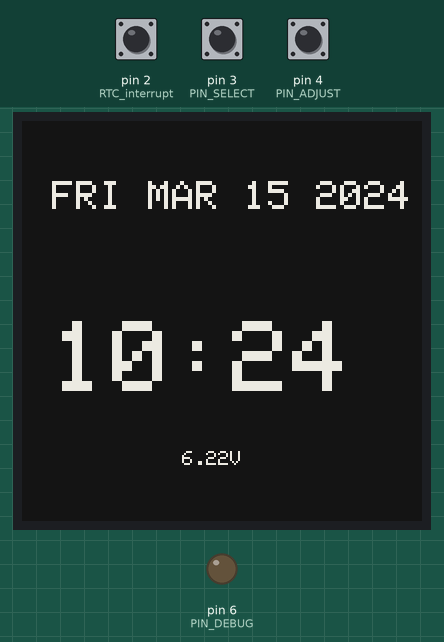
Bench run of a sketch on a simulated Arduino Uno, built for the host (arithmetic inside an expression is 32-bit, double 64-bit). Shown: 200×200 one-colour display, output pins drawn as LEDs (lit = HIGH). Wiring (inferred from the names in the program): PCF8563 clock at I2C address 0x51. The test bench sets the inputs (shaded band); at power-on: pin 3 (PIN_SELECT) HIGH, pin 4 (PIN_ADJUST) HIGH, pin 2 (RTC_interrupt) HIGH. The local clock reads 2024-03-15 10:24:30 at power-on unless the sketch sets it; what the sketch prints to the serial monitor is not drawn.

Above: at 2.3 s.
2.4 s: pin 3 (PIN_SELECT) pulled LOW for 0.15 s
4.6 s: pin 3 (PIN_SELECT) pulled LOW for 1 s
7.6 s: pin 4 (PIN_ADJUST) pulled LOW for 0.15 s
At 9.1 s:
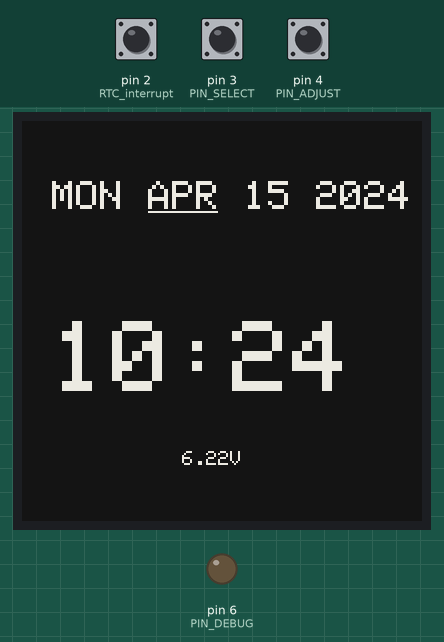
9.8 s: pin 4 (PIN_ADJUST) pulled LOW for 1 s
At 12.1 s:
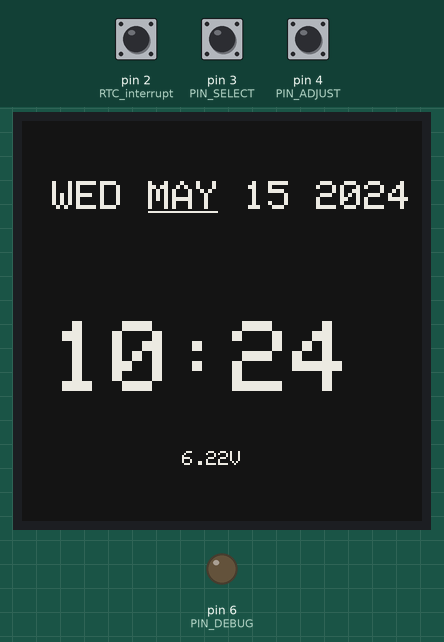
12.8 s: pin 4 (PIN_ADJUST) pulled LOW for 0.15 s
At 14.3 s:
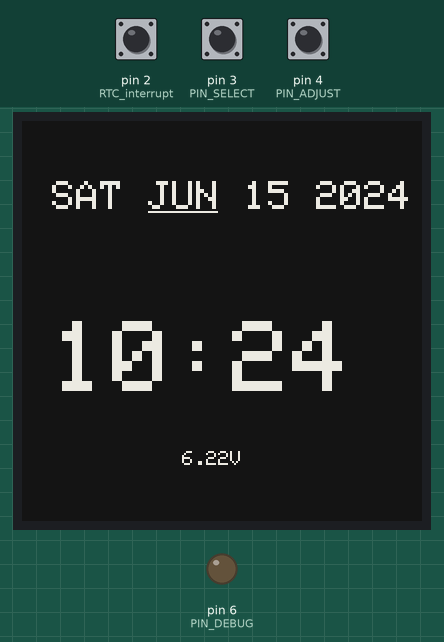
15.0 s: pin 4 (PIN_ADJUST) pulled LOW for 3.2 s
At 20.1 s:
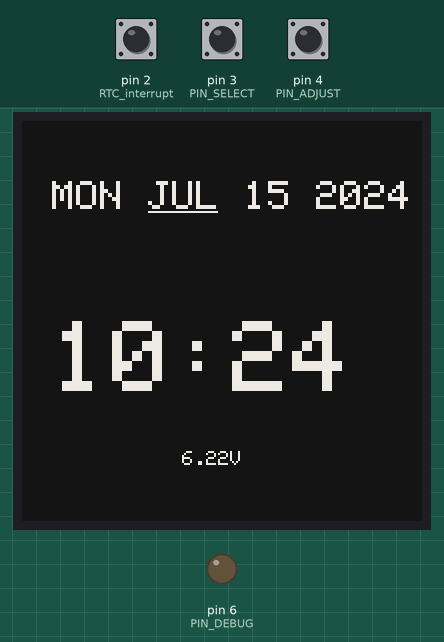
Timing chart, 0 to 21.2 s (numbered marks = the images above; inputs shaded):
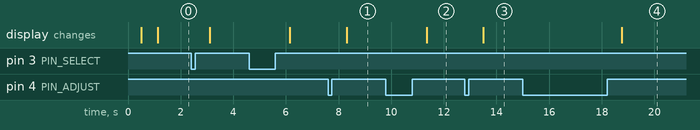

Measured:
- after the input at 7.6 s, the display: changes after 0.70 s (image 1)
- after the input at 9.8 s, the display: changes after 1.6 s (image 2)
- after the input at 12.8 s, the display: changes after 0.70 s (image 3)
- after the input at 15.0 s, the display: changes after 3.8 s (image 4)

The sketch:

12_ScreenOptimization.ino
```cpp
#include <Wire.h>
#include <avr/sleep.h>
#include <GxEPD2_BW.h>
#include <Adafruit_GFX.h>
#include "RTClib.h"

// --- NEW GLOBALS FOR UI ---
#define PIN_SELECT 3  // Button 1: Cycle through elements
#define PIN_ADJUST 4  // Button 2: Increment value
#define PIN_DEBUG 6
// --- PROGMEM FIXED: Explicit array dimensions [Items][Length] ---
const char monthNames[][4] PROGMEM = {
  "JAN", "FEB", "MAR", "APR", "MAY", "JUN",
  "JUL", "AUG", "SEP", "OCT", "NOV", "DEC"
};

const char daysOfTheWeek[][4] PROGMEM = {
  "SUN", "MON", "TUE", "WED", "THU", "FRI", "SAT"
};

// 1.54" E-ink Display (CS, DC, RST, BUSY)
GxEPD2_BW<GxEPD2_154_D67, 32> display(GxEPD2_154_D67(10, 9, 8, 7));
RTC_PCF8563 rtc;

enum EditState { NORMAL, SET_DOW, SET_MONTH, SET_DAY, SET_YEAR, SET_H_TENS, SET_H_ONES, SET_M_TENS, SET_M_ONES };
EditState currentEditMode = NORMAL;


// Temporary variables to hold settings during edit
int t_dow, t_month, t_day, t_year, t_hour, t_min;

volatile bool RTC_Triggered = false;
bool isDarkMode = true;

// Calibrated internal voltage check
float getBatteryVoltage() {

  ADMUX = _BV(REFS0) | _BV(MUX3) | _BV(MUX2) | _BV(MUX1);
  delay(2);
  ADCSRA |= _BV(ADSC);
  while (bit_is_set(ADCSRA, ADSC));
  uint8_t low = ADCL;
  uint8_t high = ADCH;
  long result = (high << 8) | low;
  return 1400.0 / result;
}

void wakeUpISR() {
  RTC_Triggered = true;
}

void writeRTC(byte reg, byte data) {
  Wire.beginTransmission(0x51);
  Wire.write(reg);
  Wire.write(data);
  Wire.endTransmission();

  // endTransmission returns a status code:
  // 0: success
  // 1: data too long to fit in transmit buffer
  // 2: received NACK on transmit of address
  // 3: received NACK on transmit of data
  // 4: other error

  byte error = Wire.endTransmission();

  if (error != 0) {
    Serial.print(F("I2C Error: "));
    Serial.println(error);
  }
}

void initRTC() {
  writeRTC(0x00, 0x00);
  writeRTC(0x01, 0x01); // Enable Timer interrupt
  writeRTC(0x0E, 0x82); // 1Hz source
  writeRTC(0x0F, 0x3C); // 60 Seconds countdown
}

void clearRTCInterrupt() {
  writeRTC(0x01, 0x01);
}

void handleSelectPress() {

  Serial.println(F("Entering handleSelectPress..."));

  if (currentEditMode == NORMAL) {
    //Force a Wire restart to clear any potential hangs from the E-ink refresh
    Wire.end();
    delay(10);
    Wire.begin();
    // Try to get time, but don't die if it fails
    DateTime now = rtc.now();

    // Check if the RTC actually returned a valid year
    // Fallback if I2C still fails
    if (now.year() < 2020 || now.year() > 2100) {
       Serial.println(F("I2C Bus Glitch: Using 2026 Manual Settings"));
       t_year = 2026; t_month = 3; t_day = 28; t_hour = 12; t_min = 0; t_dow = 6;
    } else {
       t_dow = now.dayOfTheWeek(); t_month = now.month(); t_day = now.day();
       t_year = now.year(); t_hour = now.hour(); t_min = now.minute();
    }
    currentEditMode = SET_DOW;
    // Wire.beginTransmission(0x51);
    // if (Wire.endTransmission() != 0) {
    //   // BUS IS DEAD - DO NOT CALL rtc.now()
    //   Serial.println(F("RTC not found! Using defaults."));
    //   t_year = 2026; t_month = 3; t_day = 28; // etc...
    // } else {
    //   // BUS IS OK
    //   DateTime now = rtc.now();
    //   t_year = now.year(); // etc...
    // }
    // currentEditMode = SET_DOW;
  }
  else if (currentEditMode == SET_M_ONES) {
    // Finished last element: Save to RTC and exit
    rtc.adjust(DateTime(t_year, t_month, t_day, t_hour, t_min, 0));
    currentEditMode = NORMAL;
  } else {
    // Move to next element
    currentEditMode = (EditState)((int)currentEditMode + 1);
  }
}

void handleAdjustPress() {
  switch (currentEditMode) {
    case SET_DOW:    t_dow = (t_dow + 1) % 7; break;
    case SET_MONTH:  t_month = (t_month % 12) + 1; break;
    case SET_DAY:    t_day = (t_day % 31) + 1; break;
    case SET_YEAR:   t_year = (t_year >= 2030) ? 2026 : t_year + 1; break;
    case SET_H_TENS: t_hour = (t_hour >= 20) ? t_hour - 20 : t_hour + 10; if(t_hour > 23) t_hour = 20; break;
    case SET_H_ONES: t_hour = ((t_hour/10 == 2) && (t_hour%10 == 3)) ? 20 : (t_hour%10 == 9) ? (t_hour/10)*10 : t_hour + 1; break;
    case SET_M_TENS: t_min = (t_min >= 50) ? t_min - 50 : t_min + 10; break;
    case SET_M_ONES: t_min = (t_min % 10 == 9) ? (t_min/10)*10 : t_min + 1; break;
  }
}

void renderWatchFace(DateTime now, float batt, bool darkMode) {
  uint16_t bgColor = darkMode ? GxEPD_BLACK : GxEPD_WHITE;
  uint16_t fgColor = darkMode ? GxEPD_WHITE : GxEPD_BLACK;

  display.firstPage();
  do {
    display.fillScreen(bgColor);
    display.setTextColor(fgColor);

    // --- 1. DATE LINE (TOP) ---
    display.setTextSize(2);
    display.setCursor(15, 30);

    char dayBuf[4];
    char monthBuf[4];

    strcpy_P(dayBuf, daysOfTheWeek[now.dayOfTheWeek()]);
    strcpy_P(monthBuf, monthNames[now.month()-1]);

    display.print(dayBuf); display.print(F(" "));
    display.print(monthBuf); display.print(F(" "));
    display.print(now.day()); display.print(F(" "));
    display.print(now.year());

    // --- 2. TIME LINE (CENTER) ---
    display.setCursor(15, 100);
    display.setTextSize(5);
    if(now.hour() < 10) display.print('0');
    display.print(now.hour());
    display.print(':');
    if(now.minute() < 10) display.print('0');
    display.print(now.minute());

    // --- 3. BATTERY LINE (BOTTOM) ---
    display.setTextSize(1);
    display.setCursor(80, 165);
    display.print(batt);
    display.print(F("V"));

    // --- 4. EDIT CURSOR ---
    if (currentEditMode != NORMAL) {
      switch(currentEditMode) {
        case SET_DOW:    display.drawFastHLine(15, 45, 35, fgColor); break;
        case SET_MONTH:  display.drawFastHLine(63, 45, 35, fgColor); break;
        case SET_DAY:    display.drawFastHLine(111, 45, 20, fgColor); break;
        case SET_YEAR:   display.drawFastHLine(145, 45, 50, fgColor); break;
        case SET_H_TENS: display.drawFastHLine(15, 140, 25, fgColor); break;
        case SET_H_ONES: display.drawFastHLine(45, 140, 25, fgColor); break;
        case SET_M_TENS: display.drawFastHLine(105, 140, 25, fgColor); break;
        case SET_M_ONES: display.drawFastHLine(135, 140, 25, fgColor); break;
        default: break;
      }
    }
  } while (display.nextPage());
}

void updateDisplayEdit(DateTime now, float batt, bool darkMode) {
  // Only proceed if the display is actually ready
  // If it's still busy from the last click, skip this frame to prevent a freeze
  if (digitalRead(7) == HIGH) {
    return;
  }

  display.init(115200, false);
  display.setPartialWindow(0, 0, display.width(), display.height());

  renderWatchFace(now, batt, darkMode);

}

void updateDisplaySleep(DateTime now, float batt, bool darkMode) {
  // Hard Hardware Reset for stability before long sleep
  digitalWrite(8, LOW); delay(10); digitalWrite(8, HIGH); delay(10);

  display.init(115200, false);
  display.setPartialWindow(0, 0, display.width(), display.height());

  renderWatchFace(now, batt, darkMode);

  display.powerOff(); // Deep sleep for the E-ink controller
}


void setup() {
  Serial.begin(115200);
  delay(500);

  pinMode(PIN_DEBUG, OUTPUT);
  pinMode(2, INPUT_PULLUP);  // RTC interrupt
  pinMode(PIN_SELECT, INPUT_PULLUP);
  pinMode(PIN_ADJUST, INPUT_PULLUP);

  Wire.begin();
  Wire.setClock(400000);

  rtc.begin();

  initRTC();

  display.init(115200, true, 2, false);
  SPI.beginTransaction(SPISettings(2000000, MSBFIRST, SPI_MODE0)); //8Mhz -> 4Mhz = max transmision, 2Mhz = stability
  display.setRotation(3);

// Attach BOTH interrupts to wake the watch
  attachInterrupt(digitalPinToInterrupt(2), wakeUpISR, LOW); // RTC Wakeup
  attachInterrupt(digitalPinToInterrupt(3), wakeUpISR, LOW); // Select Button Wakeup

  //initial refresh during boot
  updateDisplaySleep(rtc.now(), getBatteryVoltage(), isDarkMode);
}

void loop() {

  // 1. Logic Gate: SELECT
  if (digitalRead(PIN_SELECT) == LOW) {
    handleSelectPress();
    delay(50); //debounce
    while(digitalRead(PIN_SELECT) == LOW);
    DateTime displayTime = (currentEditMode == NORMAL) ? rtc.now() : DateTime(t_year, t_month, t_day, t_hour, t_min, 0);
    updateDisplayEdit(displayTime, getBatteryVoltage(), isDarkMode);
  }

  // 2. Logic Gate: ADJUST
  if (currentEditMode != NORMAL && digitalRead(PIN_ADJUST) == LOW) {
    handleAdjustPress();
    delay(50); //debounce
    while(digitalRead(PIN_ADJUST) == LOW);

    updateDisplayEdit(DateTime(t_year, t_month, t_day, t_hour, t_min, 0), getBatteryVoltage(), isDarkMode);
  }


  // 4. Normal RTC Wakeup

  if (RTC_Triggered && currentEditMode == NORMAL) {
    RTC_Triggered = false;
    detachInterrupt(digitalPinToInterrupt(2));
    clearRTCInterrupt();
    isDarkMode = !isDarkMode;
    updateDisplaySleep(rtc.now(), getBatteryVoltage(), isDarkMode);
    attachInterrupt(digitalPinToInterrupt(2), wakeUpISR, LOW);
  }

  if (currentEditMode == NORMAL && digitalRead(PIN_SELECT) == HIGH && digitalRead(PIN_ADJUST) == HIGH) {
    set_sleep_mode(SLEEP_MODE_PWR_DOWN);
    sleep_mode(); // Use sleep_mode() as it handles enable/disable safely
  }
}
```
